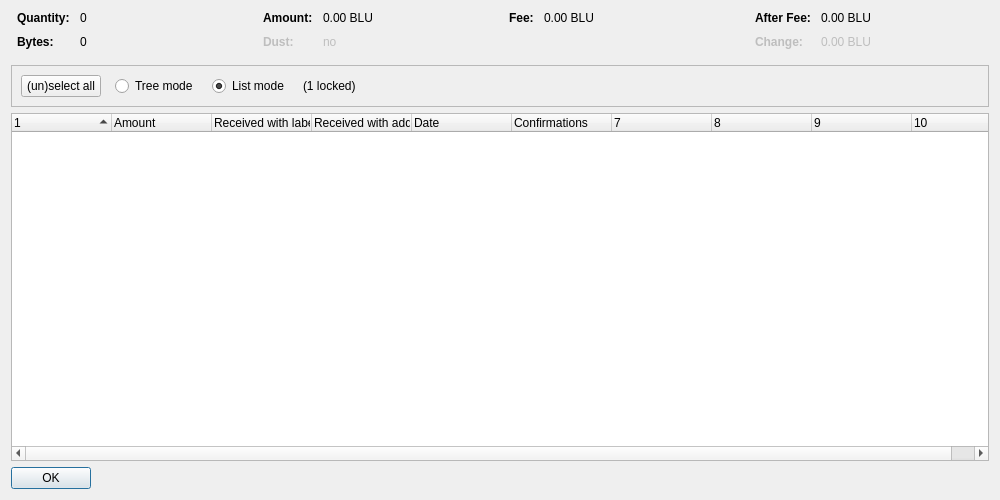
<?xml version="1.0" encoding="UTF-8"?>
<ui version="4.0">
 <class>CoinControlDialog</class>
 <widget class="QDialog" name="CoinControlDialog">
  <property name="geometry">
   <rect>
    <x>0</x>
    <y>0</y>
    <width>1000</width>
    <height>500</height>
   </rect>
  </property>
  <property name="windowTitle">
   <string>Coin Selection</string>
  </property>
  <layout class="QVBoxLayout" name="verticalLayout">
   <item>
    <layout class="QHBoxLayout" name="horizontalLayoutTop" stretch="0,0,0,0">
     <property name="topMargin">
      <number>0</number>
     </property>
     <property name="bottomMargin">
      <number>10</number>
     </property>
     <item>
      <layout class="QFormLayout" name="formLayoutCoinControl1">
       <property name="horizontalSpacing">
        <number>10</number>
       </property>
       <property name="verticalSpacing">
        <number>10</number>
       </property>
       <property name="leftMargin">
        <number>6</number>
       </property>
       <property name="rightMargin">
        <number>6</number>
       </property>
       <item row="0" column="0">
        <widget class="QLabel" name="labelCoinControlQuantityText">
         <property name="font">
          <font>
           <weight>75</weight>
           <bold>true</bold>
          </font>
         </property>
         <property name="text">
          <string>Quantity:</string>
         </property>
        </widget>
       </item>
       <item row="0" column="1">
        <widget class="QLabel" name="labelCoinControlQuantity">
         <property name="cursor">
          <cursorShape>IBeamCursor</cursorShape>
         </property>
         <property name="contextMenuPolicy">
          <enum>Qt::ActionsContextMenu</enum>
         </property>
         <property name="text">
          <string notr="true">0</string>
         </property>
         <property name="textInteractionFlags">
          <set>Qt::LinksAccessibleByMouse|Qt::TextSelectableByKeyboard|Qt::TextSelectableByMouse</set>
         </property>
        </widget>
       </item>
       <item row="1" column="0">
        <widget class="QLabel" name="labelCoinControlBytesText">
         <property name="font">
          <font>
           <weight>75</weight>
           <bold>true</bold>
          </font>
         </property>
         <property name="text">
          <string>Bytes:</string>
         </property>
        </widget>
       </item>
       <item row="1" column="1">
        <widget class="QLabel" name="labelCoinControlBytes">
         <property name="cursor">
          <cursorShape>IBeamCursor</cursorShape>
         </property>
         <property name="contextMenuPolicy">
          <enum>Qt::ActionsContextMenu</enum>
         </property>
         <property name="text">
          <string notr="true">0</string>
         </property>
         <property name="textInteractionFlags">
          <set>Qt::LinksAccessibleByMouse|Qt::TextSelectableByKeyboard|Qt::TextSelectableByMouse</set>
         </property>
        </widget>
       </item>
      </layout>
     </item>
     <item>
      <layout class="QFormLayout" name="formLayoutCoinControl2">
       <property name="horizontalSpacing">
        <number>10</number>
       </property>
       <property name="verticalSpacing">
        <number>10</number>
       </property>
       <property name="leftMargin">
        <number>6</number>
       </property>
       <property name="rightMargin">
        <number>6</number>
       </property>
       <item row="0" column="0">
        <widget class="QLabel" name="labelCoinControlAmountText">
         <property name="font">
          <font>
           <weight>75</weight>
           <bold>true</bold>
          </font>
         </property>
         <property name="text">
          <string>Amount:</string>
         </property>
        </widget>
       </item>
       <item row="0" column="1">
        <widget class="QLabel" name="labelCoinControlAmount">
         <property name="cursor">
          <cursorShape>IBeamCursor</cursorShape>
         </property>
         <property name="contextMenuPolicy">
          <enum>Qt::ActionsContextMenu</enum>
         </property>
         <property name="text">
          <string notr="true">0.00 BLU</string>
         </property>
         <property name="textInteractionFlags">
          <set>Qt::LinksAccessibleByMouse|Qt::TextSelectableByKeyboard|Qt::TextSelectableByMouse</set>
         </property>
        </widget>
       </item>
       <item row="1" column="0">
        <widget class="QLabel" name="labelCoinControlLowOutputText">
         <property name="enabled">
          <bool>false</bool>
         </property>
         <property name="font">
          <font>
           <weight>75</weight>
           <bold>true</bold>
          </font>
         </property>
         <property name="text">
          <string>Dust:</string>
         </property>
        </widget>
       </item>
       <item row="1" column="1">
        <widget class="QLabel" name="labelCoinControlLowOutput">
         <property name="enabled">
          <bool>false</bool>
         </property>
         <property name="cursor">
          <cursorShape>IBeamCursor</cursorShape>
         </property>
         <property name="contextMenuPolicy">
          <enum>Qt::ActionsContextMenu</enum>
         </property>
         <property name="text">
          <string notr="true">no</string>
         </property>
         <property name="textInteractionFlags">
          <set>Qt::LinksAccessibleByMouse|Qt::TextSelectableByKeyboard|Qt::TextSelectableByMouse</set>
         </property>
        </widget>
       </item>
      </layout>
     </item>
     <item>
      <layout class="QFormLayout" name="formLayoutCoinControl3">
       <property name="horizontalSpacing">
        <number>10</number>
       </property>
       <property name="verticalSpacing">
        <number>10</number>
       </property>
       <property name="leftMargin">
        <number>6</number>
       </property>
       <property name="rightMargin">
        <number>6</number>
       </property>
       <item row="0" column="0">
        <widget class="QLabel" name="labelCoinControlFeeText">
         <property name="font">
          <font>
           <weight>75</weight>
           <bold>true</bold>
          </font>
         </property>
         <property name="text">
          <string>Fee:</string>
         </property>
        </widget>
       </item>
       <item row="0" column="1">
        <widget class="QLabel" name="labelCoinControlFee">
         <property name="cursor">
          <cursorShape>IBeamCursor</cursorShape>
         </property>
         <property name="contextMenuPolicy">
          <enum>Qt::ActionsContextMenu</enum>
         </property>
         <property name="text">
          <string notr="true">0.00 BLU</string>
         </property>
         <property name="textInteractionFlags">
          <set>Qt::LinksAccessibleByMouse|Qt::TextSelectableByKeyboard|Qt::TextSelectableByMouse</set>
         </property>
        </widget>
       </item>
      </layout>
     </item>
     <item>
      <layout class="QFormLayout" name="formLayoutCoinControl4">
       <property name="horizontalSpacing">
        <number>10</number>
       </property>
       <property name="verticalSpacing">
        <number>10</number>
       </property>
       <property name="leftMargin">
        <number>6</number>
       </property>
       <property name="rightMargin">
        <number>6</number>
       </property>
       <item row="0" column="0">
        <widget class="QLabel" name="labelCoinControlAfterFeeText">
         <property name="font">
          <font>
           <weight>75</weight>
           <bold>true</bold>
          </font>
         </property>
         <property name="text">
          <string>After Fee:</string>
         </property>
        </widget>
       </item>
       <item row="0" column="1">
        <widget class="QLabel" name="labelCoinControlAfterFee">
         <property name="cursor">
          <cursorShape>IBeamCursor</cursorShape>
         </property>
         <property name="contextMenuPolicy">
          <enum>Qt::ActionsContextMenu</enum>
         </property>
         <property name="text">
          <string notr="true">0.00 BLU</string>
         </property>
         <property name="textInteractionFlags">
          <set>Qt::LinksAccessibleByMouse|Qt::TextSelectableByKeyboard|Qt::TextSelectableByMouse</set>
         </property>
        </widget>
       </item>
       <item row="1" column="0">
        <widget class="QLabel" name="labelCoinControlChangeText">
         <property name="enabled">
          <bool>false</bool>
         </property>
         <property name="font">
          <font>
           <weight>75</weight>
           <bold>true</bold>
          </font>
         </property>
         <property name="text">
          <string>Change:</string>
         </property>
        </widget>
       </item>
       <item row="1" column="1">
        <widget class="QLabel" name="labelCoinControlChange">
         <property name="enabled">
          <bool>false</bool>
         </property>
         <property name="cursor">
          <cursorShape>IBeamCursor</cursorShape>
         </property>
         <property name="contextMenuPolicy">
          <enum>Qt::ActionsContextMenu</enum>
         </property>
         <property name="text">
          <string notr="true">0.00 BLU</string>
         </property>
         <property name="textInteractionFlags">
          <set>Qt::LinksAccessibleByMouse|Qt::TextSelectableByKeyboard|Qt::TextSelectableByMouse</set>
         </property>
        </widget>
       </item>
      </layout>
     </item>
    </layout>
   </item>
   <item>
    <widget class="QFrame" name="frame">
     <property name="minimumSize">
      <size>
       <width>0</width>
       <height>40</height>
      </size>
     </property>
     <property name="frameShape">
      <enum>QFrame::StyledPanel</enum>
     </property>
     <property name="frameShadow">
      <enum>QFrame::Sunken</enum>
     </property>
     <layout class="QHBoxLayout" name="horizontalLayout">
      <item>
       <layout class="QHBoxLayout" name="horizontalLayoutPanel" stretch="0,0,0,0,0">
        <property name="spacing">
         <number>14</number>
        </property>
        <item>
         <widget class="QPushButton" name="pushButtonSelectAll">
          <property name="sizePolicy">
           <sizepolicy hsizetype="Maximum" vsizetype="Fixed">
            <horstretch>0</horstretch>
            <verstretch>0</verstretch>
           </sizepolicy>
          </property>
          <property name="text">
           <string>(un)select all</string>
          </property>
          <property name="autoDefault">
           <bool>false</bool>
          </property>
         </widget>
        </item>
        <item>
         <widget class="QRadioButton" name="radioTreeMode">
          <property name="sizePolicy">
           <sizepolicy hsizetype="Maximum" vsizetype="Fixed">
            <horstretch>0</horstretch>
            <verstretch>0</verstretch>
           </sizepolicy>
          </property>
          <property name="text">
           <string>Tree mode</string>
          </property>
         </widget>
        </item>
        <item>
         <widget class="QRadioButton" name="radioListMode">
          <property name="sizePolicy">
           <sizepolicy hsizetype="Maximum" vsizetype="Fixed">
            <horstretch>0</horstretch>
            <verstretch>0</verstretch>
           </sizepolicy>
          </property>
          <property name="text">
           <string>List mode</string>
          </property>
          <property name="checked">
           <bool>true</bool>
          </property>
         </widget>
        </item>
        <item>
         <widget class="QLabel" name="labelLocked">
          <property name="text">
           <string notr="true">(1 locked)</string>
          </property>
         </widget>
        </item>
        <item>
         <spacer name="horizontalSpacer">
          <property name="orientation">
           <enum>Qt::Horizontal</enum>
          </property>
          <property name="sizeHint" stdset="0">
           <size>
            <width>40</width>
            <height>20</height>
           </size>
          </property>
         </spacer>
        </item>
       </layout>
      </item>
     </layout>
    </widget>
   </item>
   <item>
    <widget class="CoinControlTreeWidget" name="treeWidget">
     <property name="contextMenuPolicy">
      <enum>Qt::CustomContextMenu</enum>
     </property>
     <property name="sortingEnabled">
      <bool>false</bool>
     </property>
     <property name="columnCount">
      <number>10</number>
     </property>
     <attribute name="headerShowSortIndicator" stdset="0">
      <bool>true</bool>
     </attribute>
     <attribute name="headerStretchLastSection">
      <bool>false</bool>
     </attribute>
     <column>
      <property name="text">
       <string/>
      </property>
     </column>
     <column>
      <property name="text">
       <string>Amount</string>
      </property>
     </column>
     <column>
      <property name="text">
       <string>Received with label</string>
      </property>
     </column>
     <column>
      <property name="text">
       <string>Received with address</string>
      </property>
     </column>
     <column>
      <property name="text">
       <string>Date</string>
      </property>
     </column>
     <column>
      <property name="text">
       <string>Confirmations</string>
      </property>
      <property name="toolTip">
       <string>Confirmed</string>
      </property>
     </column>
     <column>
      <property name="text">
       <string/>
      </property>
     </column>
     <column>
      <property name="text">
       <string/>
      </property>
     </column>
     <column>
      <property name="text">
       <string/>
      </property>
     </column>
     <column>
      <property name="text">
       <string/>
      </property>
     </column>
    </widget>
   </item>
   <item>
    <widget class="QDialogButtonBox" name="buttonBox">
     <property name="sizePolicy">
      <sizepolicy hsizetype="Maximum" vsizetype="Fixed">
       <horstretch>0</horstretch>
       <verstretch>0</verstretch>
      </sizepolicy>
     </property>
     <property name="orientation">
      <enum>Qt::Horizontal</enum>
     </property>
     <property name="standardButtons">
      <set>QDialogButtonBox::Ok</set>
     </property>
    </widget>
   </item>
  </layout>
 </widget>
 <customwidgets>
  <customwidget>
   <class>CoinControlTreeWidget</class>
   <extends>QTreeWidget</extends>
   <header>coincontroltreewidget.h</header>
  </customwidget>
 </customwidgets>
 <resources/>
 <connections/>
</ui>
